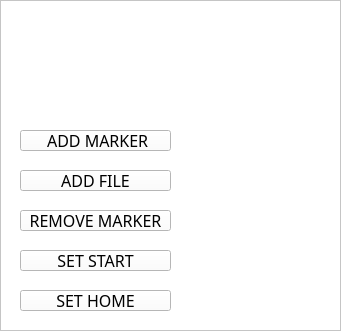
   <widget class="QFrame" name="frame">
    <property name="enabled">
     <bool>true</bool>
    </property>
    <property name="geometry">
     <rect>
      <x>290</x>
      <y>40</y>
      <width>341</width>
      <height>331</height>
     </rect>
    </property>
    <property name="baseSize">
     <size>
      <width>0</width>
      <height>0</height>
     </size>
    </property>
    <property name="palette">
     <palette>
      <active>
       <colorrole role="WindowText">
        <brush brushstyle="SolidPattern">
         <color alpha="255">
          <red>0</red>
          <green>0</green>
          <blue>0</blue>
         </color>
        </brush>
       </colorrole>
       <colorrole role="Button">
        <brush brushstyle="SolidPattern">
         <color alpha="255">
          <red>255</red>
          <green>255</green>
          <blue>255</blue>
         </color>
        </brush>
       </colorrole>
       <colorrole role="Light">
        <brush brushstyle="SolidPattern">
         <color alpha="255">
          <red>255</red>
          <green>255</green>
          <blue>255</blue>
         </color>
        </brush>
       </colorrole>
       <colorrole role="Midlight">
        <brush brushstyle="SolidPattern">
         <color alpha="255">
          <red>255</red>
          <green>255</green>
          <blue>255</blue>
         </color>
        </brush>
       </colorrole>
       <colorrole role="Dark">
        <brush brushstyle="SolidPattern">
         <color alpha="255">
          <red>127</red>
          <green>127</green>
          <blue>127</blue>
         </color>
        </brush>
       </colorrole>
       <colorrole role="Mid">
        <brush brushstyle="SolidPattern">
         <color alpha="255">
          <red>170</red>
          <green>170</green>
          <blue>170</blue>
         </color>
        </brush>
       </colorrole>
       <colorrole role="Text">
        <brush brushstyle="SolidPattern">
         <color alpha="255">
          <red>0</red>
          <green>0</green>
          <blue>0</blue>
         </color>
        </brush>
       </colorrole>
       <colorrole role="BrightText">
        <brush brushstyle="SolidPattern">
         <color alpha="255">
          <red>255</red>
          <green>255</green>
          <blue>255</blue>
         </color>
        </brush>
       </colorrole>
       <colorrole role="ButtonText">
        <brush brushstyle="SolidPattern">
         <color alpha="255">
          <red>0</red>
          <green>0</green>
          <blue>0</blue>
         </color>
        </brush>
       </colorrole>
       <colorrole role="Base">
        <brush brushstyle="SolidPattern">
         <color alpha="255">
          <red>255</red>
          <green>255</green>
          <blue>255</blue>
         </color>
        </brush>
       </colorrole>
       <colorrole role="Window">
        <brush brushstyle="SolidPattern">
         <color alpha="255">
          <red>255</red>
          <green>255</green>
          <blue>255</blue>
         </color>
        </brush>
       </colorrole>
       <colorrole role="Shadow">
        <brush brushstyle="SolidPattern">
         <color alpha="255">
          <red>0</red>
          <green>0</green>
          <blue>0</blue>
         </color>
        </brush>
       </colorrole>
       <colorrole role="AlternateBase">
        <brush brushstyle="SolidPattern">
         <color alpha="255">
          <red>255</red>
          <green>255</green>
          <blue>255</blue>
         </color>
        </brush>
       </colorrole>
       <colorrole role="ToolTipBase">
        <brush brushstyle="SolidPattern">
         <color alpha="255">
          <red>255</red>
          <green>255</green>
          <blue>220</blue>
         </color>
        </brush>
       </colorrole>
       <colorrole role="ToolTipText">
        <brush brushstyle="SolidPattern">
         <color alpha="255">
          <red>0</red>
          <green>0</green>
          <blue>0</blue>
         </color>
        </brush>
       </colorrole>
       <colorrole role="PlaceholderText">
        <brush brushstyle="SolidPattern">
         <color alpha="128">
          <red>0</red>
          <green>0</green>
          <blue>0</blue>
         </color>
        </brush>
       </colorrole>
      </active>
      <inactive>
       <colorrole role="WindowText">
        <brush brushstyle="SolidPattern">
         <color alpha="255">
          <red>0</red>
          <green>0</green>
          <blue>0</blue>
         </color>
        </brush>
       </colorrole>
       <colorrole role="Button">
        <brush brushstyle="SolidPattern">
         <color alpha="255">
          <red>255</red>
          <green>255</green>
          <blue>255</blue>
         </color>
        </brush>
       </colorrole>
       <colorrole role="Light">
        <brush brushstyle="SolidPattern">
         <color alpha="255">
          <red>255</red>
          <green>255</green>
          <blue>255</blue>
         </color>
        </brush>
       </colorrole>
       <colorrole role="Midlight">
        <brush brushstyle="SolidPattern">
         <color alpha="255">
          <red>255</red>
          <green>255</green>
          <blue>255</blue>
         </color>
        </brush>
       </colorrole>
       <colorrole role="Dark">
        <brush brushstyle="SolidPattern">
         <color alpha="255">
          <red>127</red>
          <green>127</green>
          <blue>127</blue>
         </color>
        </brush>
       </colorrole>
       <colorrole role="Mid">
        <brush brushstyle="SolidPattern">
         <color alpha="255">
          <red>170</red>
          <green>170</green>
          <blue>170</blue>
         </color>
        </brush>
       </colorrole>
       <colorrole role="Text">
        <brush brushstyle="SolidPattern">
         <color alpha="255">
          <red>0</red>
          <green>0</green>
          <blue>0</blue>
         </color>
        </brush>
       </colorrole>
       <colorrole role="BrightText">
        <brush brushstyle="SolidPattern">
         <color alpha="255">
          <red>255</red>
          <green>255</green>
          <blue>255</blue>
         </color>
        </brush>
       </colorrole>
       <colorrole role="ButtonText">
        <brush brushstyle="SolidPattern">
         <color alpha="255">
          <red>0</red>
          <green>0</green>
          <blue>0</blue>
         </color>
        </brush>
       </colorrole>
       <colorrole role="Base">
        <brush brushstyle="SolidPattern">
         <color alpha="255">
          <red>255</red>
          <green>255</green>
          <blue>255</blue>
         </color>
        </brush>
       </colorrole>
       <colorrole role="Window">
        <brush brushstyle="SolidPattern">
         <color alpha="255">
          <red>255</red>
          <green>255</green>
          <blue>255</blue>
         </color>
        </brush>
       </colorrole>
       <colorrole role="Shadow">
        <brush brushstyle="SolidPattern">
         <color alpha="255">
          <red>0</red>
          <green>0</green>
          <blue>0</blue>
         </color>
        </brush>
       </colorrole>
       <colorrole role="AlternateBase">
        <brush brushstyle="SolidPattern">
         <color alpha="255">
          <red>255</red>
          <green>255</green>
          <blue>255</blue>
         </color>
        </brush>
       </colorrole>
       <colorrole role="ToolTipBase">
        <brush brushstyle="SolidPattern">
         <color alpha="255">
          <red>255</red>
          <green>255</green>
          <blue>220</blue>
         </color>
        </brush>
       </colorrole>
       <colorrole role="ToolTipText">
        <brush brushstyle="SolidPattern">
         <color alpha="255">
          <red>0</red>
          <green>0</green>
          <blue>0</blue>
         </color>
        </brush>
       </colorrole>
       <colorrole role="PlaceholderText">
        <brush brushstyle="SolidPattern">
         <color alpha="128">
          <red>0</red>
          <green>0</green>
          <blue>0</blue>
         </color>
        </brush>
       </colorrole>
      </inactive>
      <disabled>
       <colorrole role="WindowText">
        <brush brushstyle="SolidPattern">
         <color alpha="255">
          <red>127</red>
          <green>127</green>
          <blue>127</blue>
         </color>
        </brush>
       </colorrole>
       <colorrole role="Button">
        <brush brushstyle="SolidPattern">
         <color alpha="255">
          <red>255</red>
          <green>255</green>
          <blue>255</blue>
         </color>
        </brush>
       </colorrole>
       <colorrole role="Light">
        <brush brushstyle="SolidPattern">
         <color alpha="255">
          <red>255</red>
          <green>255</green>
          <blue>255</blue>
         </color>
        </brush>
       </colorrole>
       <colorrole role="Midlight">
        <brush brushstyle="SolidPattern">
         <color alpha="255">
          <red>255</red>
          <green>255</green>
          <blue>255</blue>
         </color>
        </brush>
       </colorrole>
       <colorrole role="Dark">
        <brush brushstyle="SolidPattern">
         <color alpha="255">
          <red>127</red>
          <green>127</green>
          <blue>127</blue>
         </color>
        </brush>
       </colorrole>
       <colorrole role="Mid">
        <brush brushstyle="SolidPattern">
         <color alpha="255">
          <red>170</red>
          <green>170</green>
          <blue>170</blue>
         </color>
        </brush>
       </colorrole>
       <colorrole role="Text">
        <brush brushstyle="SolidPattern">
         <color alpha="255">
          <red>127</red>
          <green>127</green>
          <blue>127</blue>
         </color>
        </brush>
       </colorrole>
       <colorrole role="BrightText">
        <brush brushstyle="SolidPattern">
         <color alpha="255">
          <red>255</red>
          <green>255</green>
          <blue>255</blue>
         </color>
        </brush>
       </colorrole>
       <colorrole role="ButtonText">
        <brush brushstyle="SolidPattern">
         <color alpha="255">
          <red>127</red>
          <green>127</green>
          <blue>127</blue>
         </color>
        </brush>
       </colorrole>
       <colorrole role="Base">
        <brush brushstyle="SolidPattern">
         <color alpha="255">
          <red>255</red>
          <green>255</green>
          <blue>255</blue>
         </color>
        </brush>
       </colorrole>
       <colorrole role="Window">
        <brush brushstyle="SolidPattern">
         <color alpha="255">
          <red>255</red>
          <green>255</green>
          <blue>255</blue>
         </color>
        </brush>
       </colorrole>
       <colorrole role="Shadow">
        <brush brushstyle="SolidPattern">
         <color alpha="255">
          <red>0</red>
          <green>0</green>
          <blue>0</blue>
         </color>
        </brush>
       </colorrole>
       <colorrole role="AlternateBase">
        <brush brushstyle="SolidPattern">
         <color alpha="255">
          <red>255</red>
          <green>255</green>
          <blue>255</blue>
         </color>
        </brush>
       </colorrole>
       <colorrole role="ToolTipBase">
        <brush brushstyle="SolidPattern">
         <color alpha="255">
          <red>255</red>
          <green>255</green>
          <blue>220</blue>
         </color>
        </brush>
       </colorrole>
       <colorrole role="ToolTipText">
        <brush brushstyle="SolidPattern">
         <color alpha="255">
          <red>0</red>
          <green>0</green>
          <blue>0</blue>
         </color>
        </brush>
       </colorrole>
       <colorrole role="PlaceholderText">
        <brush brushstyle="SolidPattern">
         <color alpha="128">
          <red>0</red>
          <green>0</green>
          <blue>0</blue>
         </color>
        </brush>
       </colorrole>
      </disabled>
     </palette>
    </property>
    <property name="font">
     <font>
      <family>Franklin Gothic Medium</family>
      <weight>50</weight>
      <bold>false</bold>
      <strikeout>false</strikeout>
     </font>
    </property>
    <property name="autoFillBackground">
     <bool>true</bool>
    </property>
    <property name="frameShape">
     <enum>QFrame::StyledPanel</enum>
    </property>
    <property name="frameShadow">
     <enum>QFrame::Plain</enum>
    </property>
    <property name="midLineWidth">
     <number>1</number>
    </property>
    <widget class="QPushButton" name="pushButton_4">
     <property name="geometry">
      <rect>
       <x>20</x>
       <y>290</y>
       <width>151</width>
       <height>21</height>
      </rect>
     </property>
     <property name="font">
      <font>
       <family>Franklin Gothic Medium</family>
       <pointsize>12</pointsize>
       <weight>50</weight>
       <bold>false</bold>
       <strikeout>false</strikeout>
      </font>
     </property>
     <property name="cursor">
      <cursorShape>PointingHandCursor</cursorShape>
     </property>
     <property name="autoFillBackground">
      <bool>false</bool>
     </property>
     <property name="text">
      <string>SET HOME</string>
     </property>
     <property name="default">
      <bool>false</bool>
     </property>
     <property name="flat">
      <bool>false</bool>
     </property>
    </widget>
    <widget class="QPushButton" name="pushButton_5">
     <property name="geometry">
      <rect>
       <x>20</x>
       <y>250</y>
       <width>151</width>
       <height>21</height>
      </rect>
     </property>
     <property name="font">
      <font>
       <family>Franklin Gothic Medium</family>
       <pointsize>12</pointsize>
       <weight>50</weight>
       <bold>false</bold>
       <strikeout>false</strikeout>
      </font>
     </property>
     <property name="cursor">
      <cursorShape>PointingHandCursor</cursorShape>
     </property>
     <property name="autoFillBackground">
      <bool>false</bool>
     </property>
     <property name="text">
      <string>SET START</string>
     </property>
     <property name="default">
      <bool>false</bool>
     </property>
     <property name="flat">
      <bool>false</bool>
     </property>
    </widget>
    <widget class="QPushButton" name="pushButton_3">
     <property name="geometry">
      <rect>
       <x>20</x>
       <y>210</y>
       <width>151</width>
       <height>21</height>
      </rect>
     </property>
     <property name="font">
      <font>
       <family>Franklin Gothic Medium</family>
       <pointsize>12</pointsize>
       <weight>50</weight>
       <bold>false</bold>
       <strikeout>false</strikeout>
      </font>
     </property>
     <property name="cursor">
      <cursorShape>PointingHandCursor</cursorShape>
     </property>
     <property name="autoFillBackground">
      <bool>false</bool>
     </property>
     <property name="text">
      <string>REMOVE MARKER</string>
     </property>
     <property name="default">
      <bool>false</bool>
     </property>
     <property name="flat">
      <bool>false</bool>
     </property>
    </widget>
    <widget class="QPushButton" name="pushButton_6">
     <property name="geometry">
      <rect>
       <x>20</x>
       <y>170</y>
       <width>151</width>
       <height>21</height>
      </rect>
     </property>
     <property name="font">
      <font>
       <family>Franklin Gothic Medium</family>
       <pointsize>12</pointsize>
       <weight>50</weight>
       <bold>false</bold>
       <strikeout>false</strikeout>
      </font>
     </property>
     <property name="cursor">
      <cursorShape>PointingHandCursor</cursorShape>
     </property>
     <property name="autoFillBackground">
      <bool>false</bool>
     </property>
     <property name="text">
      <string>ADD FILE</string>
     </property>
     <property name="default">
      <bool>false</bool>
     </property>
     <property name="flat">
      <bool>false</bool>
     </property>
    </widget>
    <widget class="QPushButton" name="pushButton_2">
     <property name="geometry">
      <rect>
       <x>20</x>
       <y>130</y>
       <width>151</width>
       <height>21</height>
      </rect>
     </property>
     <property name="font">
      <font>
       <family>Franklin Gothic Medium</family>
       <pointsize>12</pointsize>
       <weight>50</weight>
       <bold>false</bold>
       <strikeout>false</strikeout>
      </font>
     </property>
     <property name="cursor">
      <cursorShape>PointingHandCursor</cursorShape>
     </property>
     <property name="autoFillBackground">
      <bool>false</bool>
     </property>
     <property name="text">
      <string> ADD MARKER</string>
     </property>
     <property name="default">
      <bool>false</bool>
     </property>
     <property name="flat">
      <bool>false</bool>
     </property>
    </widget>
   </widget>
